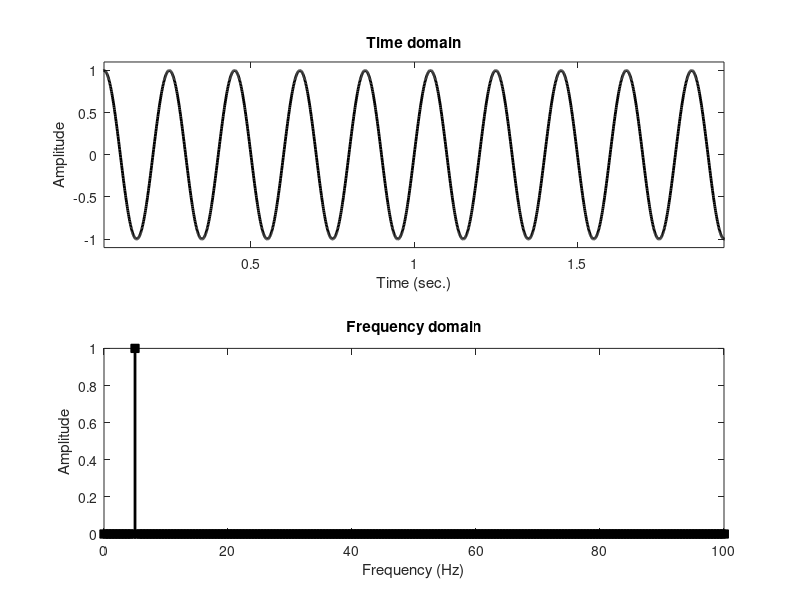

MATLAB code to generate this figure: (Note: this script raises an error after producing the figure.)
%% Code for Section 1: Nontechnical summary
% This code is for learning the Fourier transform.

% mikexcohen.com

%%

%% VIDEO: Course pitch

%%

srate = 1000;
time = 0:1/srate:3;

x = (1+sin(2*pi*2*time)) .* cos(sin(2*pi*5*time)+time);
xx = 2*abs(fft(x)/length(x));

figure(1), clf
subplot(211)
plot(time,x,'k','linew',3)
xlabel('Time (sec.)')
ylabel('Amplitude')
title('Time domain')


subplot(212)
hz = linspace(0,srate,length(x));
stem(hz,xx.^2,'k','linew',3,'markersize',5,'markerfacecolor','k')
set(gca,'xlim',[0 30])
xlabel('Frequencies (Hz)')
ylabel('Amplitude')
title('Frequency domain')

%%

%% VIDEO: non-technical introduction

%%

%% 1D examples

srate = 1000;
time  = 0:1/srate:2-1/srate;
n     = length(time);
hz    = linspace(0,srate,n);

%%% pure sine wave
signal = sin(2*pi*5*time);

% %%% multispectral wave
% signal = 2*sin(2*pi*5*time) + 3*sin(2*pi*7*time) + 6*sin(2*pi*14*time);
% 
% %%% white noise
% signal = randn(size(time));
% 
% %%% Brownian noise (aka random walk)
% signal = cumsum(randn(size(time)));
% 
% %%% 1/f noise
% ps   = exp(1i*2*pi*rand(1,n/2)) .* .1+exp(-(1:n/2)/50);
% ps   = [ps ps(:,end:-1:1)];
% signal = real(ifft(ps)) * n;
% 
% %%% square wave
% signal = zeros(size(time));
% signal(sin(2*pi*3*time)>.9) = 1;
% 
% %%% AM (amplitude modulation)
% signal = 10*interp1(rand(1,10),linspace(1,10,n),'spline') .* sin(2*pi*40*time);
% 
% %%% FM (frequency modulation)
% freqmod = 20*interp1(rand(1,10),linspace(1,10,n));
% signal  = sin( 2*pi * (10*time + cumsum(freqmod)/srate) );
% 
% %%% filtered noise
% signal = randn(size(time));
% s  = 5*(2*pi-1)/(4*pi);       % normalized width
% fx = exp(-.5*((hz-10)/s).^2); % gaussian
% fx = fx./max(fx);             % gain-normalize
% signal = 20*real( ifft( fft(signal).*fx) );



% compute amplitude spectrum
ampl = 2*abs(fft(signal)/n);

% plot in time domain
figure(1), clf
subplot(211)
plot(time,signal,'k','linew',2)
xlabel('Time (sec.)'), ylabel('Amplitude')
title('Time domain')
set(gca,'xlim',[time(1)+.05 time(end)-.05],'ylim',[min(signal)*1.1 max(signal)*1.1])

% plot in frequency domain
subplot(212)
stem(hz,ampl,'k-s','linew',2,'markerfacecolor','k')
xlabel('Frequency (Hz)'), ylabel('Amplitude')
title('Frequency domain')
set(gca,'xlim',[0 100])


%% 2D examples


%%% gabor patch
width = 20;   % width of gaussian
sphs  = pi/4; % sine phase

lims = [-91 91];
[x,y] = ndgrid(lims(1):lims(2),lims(1):lims(2));
xp = x*cos(sphs) + y*sin(sphs);
yp = y*cos(sphs) - x*sin(sphs);
gaus2d = exp(-(xp.^2 + yp.^2) ./ (2*width^2));
sine2d = sin( 2*pi*.02*xp );
img = sine2d .* gaus2d;


% %%% white noise
img = randn(size(img));


%%% portrait
puppy = imread('bichon.jpg');
imgL  = double(mean(puppy,3));


%%% low-pass filtered puppy
width = .1;   % width of gaussian (normalized Z units)
[x,y] = ndgrid(zscore(1:size(imgL,1)),zscore(1:size(imgL,2)));
gaus2d= exp(-(x.^2 + y.^2) ./ (2*width^2)); % add 1- at beginning to invert filter
imgX  = fftshift(fft2(imgL));
img   = real(ifft2(fftshift(imgX.*gaus2d)));


%%% high-pass filtered puppy
width = .3;   % width of gaussian (normalized Z units)
[x,y] = ndgrid(zscore(1:size(imgL,1)),zscore(1:size(imgL,2)));
gaus2d= 1-(exp(-(x.^2 + y.^2) ./ (6*width^2))); % add 1- at beginning to invert filter
imgX  = fftshift(fft2(imgL));
img   = real(ifft2(fftshift(imgX.*gaus2d)));



%%% phase-scrambled puppy
imgX  = fftshift(fft2(imgL));
powr2 = abs(imgX);
phas2 = angle(imgX);
img   = real(ifft2(fftshift( powr2.*exp(1i*reshape(phas2(randperm(numel(phas2))),size(phas2))) )));





% power and phase spectra
imgX  = fftshift(fft2(img));
powr2 = log(abs(imgX));
phas2 = angle(imgX);


figure(2), clf
subplot(121)
imagesc(img), axis square
title('Space domain')

subplot(222)
imagesc(powr2), axis square
nhalf = round(sum(abs(lims))/2);
title('Amplitude spectrum')

subplot(224)
imagesc(phas2), axis square
nhalf = round(sum(abs(lims))/2);
title('Phase spectrum')

%% done.
